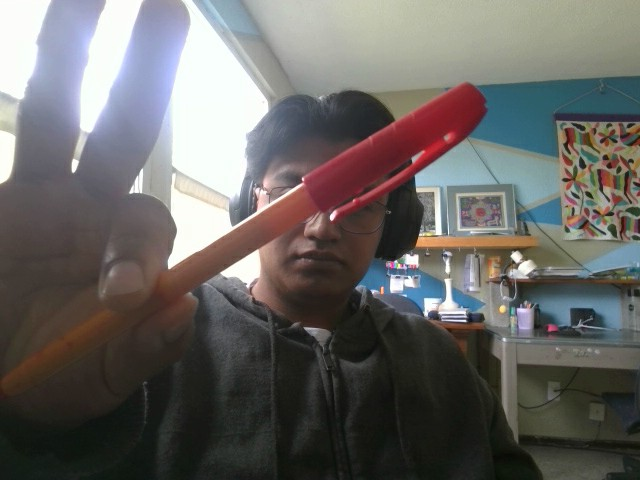
#> input picture application/Resources/images/07102026103002.jpg, 640 x 480 px
$ python negativa.py ../application/Resources/images/07102026103002.jpg
#> lines starting #> are read from the running program, lines starting #| are printed output that depends on the picture
import cv2
import sys
import os
import numpy as np

if len(sys.argv) < 2:
    print("Error: No se proporcionó la ruta de la imagen.")
    sys.exit(1)

img_path = sys.argv[1]

if not os.path.exists(img_path):
    print(f"Error: El archivo no existe en la ruta:\n{img_path}")
    sys.exit(1)

img = cv2.imread(img_path)
#> img is the input picture: shape (480, 640, 3); mean B, G, R 100.5, 102.9, 105.1

if img is None:
    print(f"Error: OpenCV no pudo leer la imagen en:\n{img_path}")
    sys.exit(1)


#extraer lo canales
cRojo = img[:, :, 0]
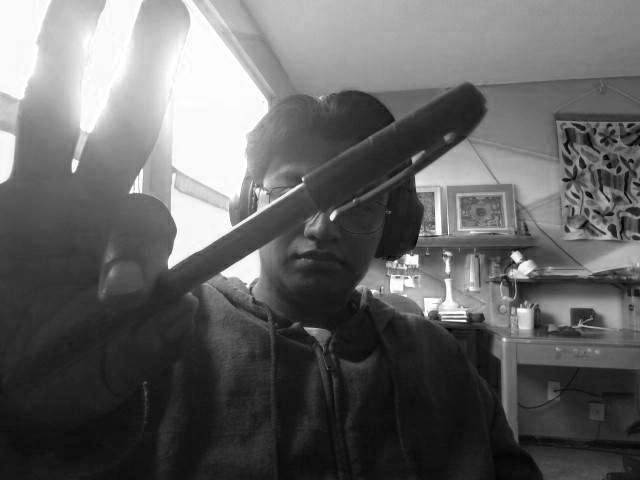
#> cRojo: shape (480, 640); min 0, max 255, mean 100.5
cVerde = img[:, :, 1]
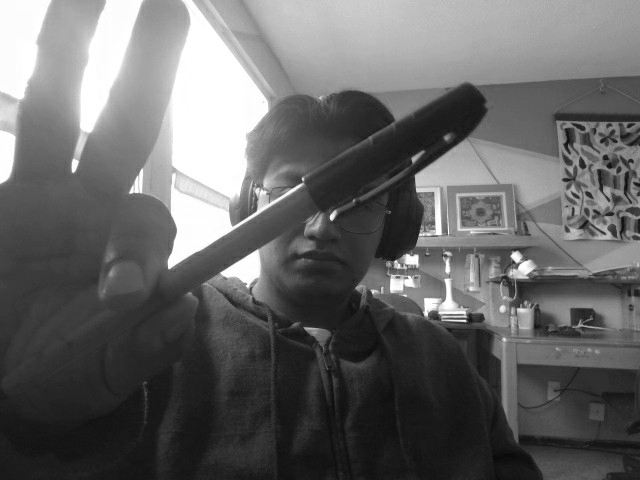
#> cVerde: shape (480, 640); min 7, max 255, mean 102.9
cAzul = img[:, :, 2]
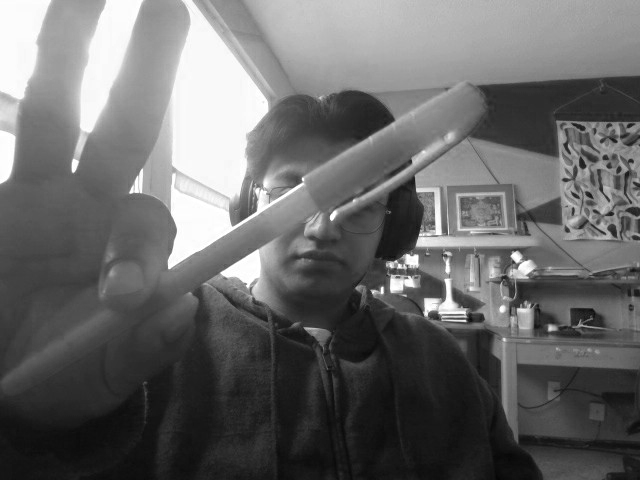
#> cAzul: shape (480, 640); min 5, max 255, mean 105.1

#convertir a grises
grayImage= 0.2989 * cRojo + 0.5870 * cVerde + 0.1140 * cAzul
grayImage = grayImage.astype(np.uint8)

negativeImage = 255 - grayImage
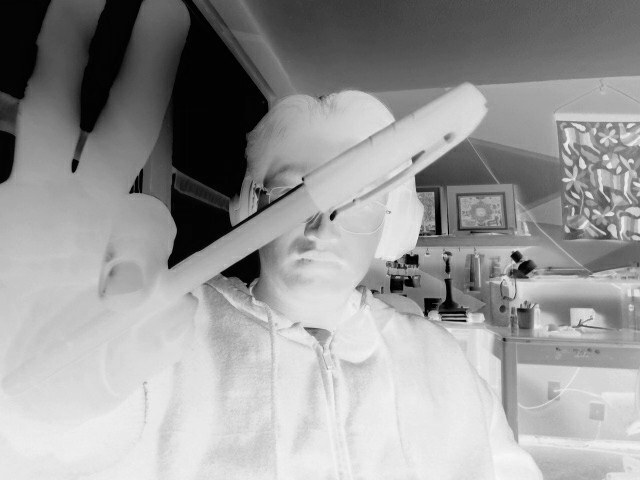
#> negativeImage: shape (480, 640); min 1, max 250, mean 153.1

base, ext = os.path.splitext(img_path)

if os.path.exists(base + "_negativa" + ext):
    print("Imagen Procesada Correctamente")
else:
    cv2.imwrite(base + "_negativa" + ext, negativeImage)
    print("Imagen Procesada Correctamente")

$ run again, on application/Resources/images/07102026104616.jpg
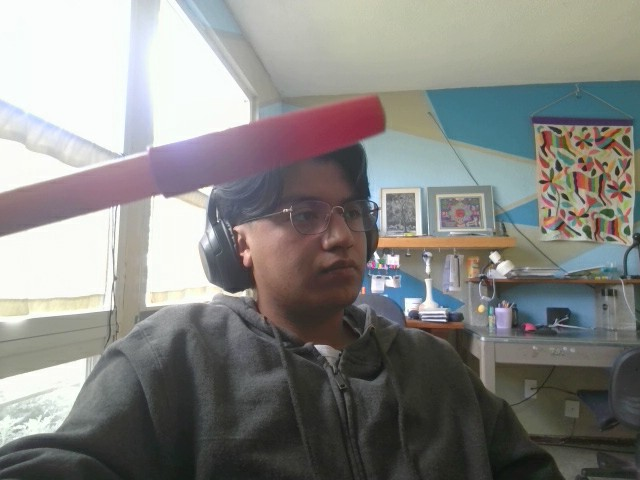
#> input picture application/Resources/images/07102026104616.jpg, 640 x 480 px
#> img is the input picture: shape (480, 640, 3); mean B, G, R 131.5, 134.5, 134.7
#> `cAzul = img[:, :, 2]`:
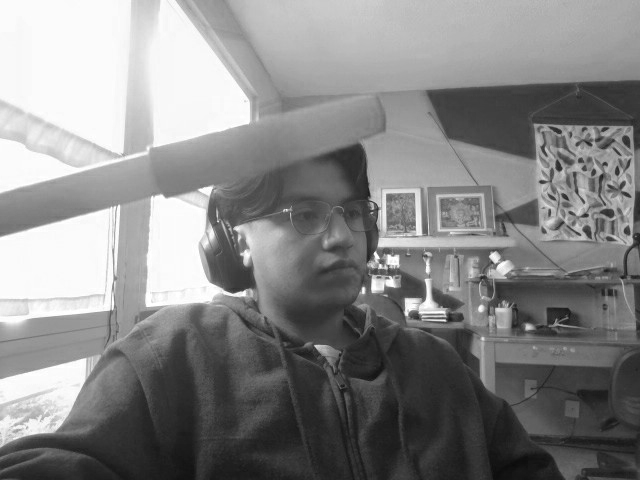
#> cAzul: shape (480, 640); min 10, max 255, mean 134.7
#> `negativeImage = 255 - grayImage`:
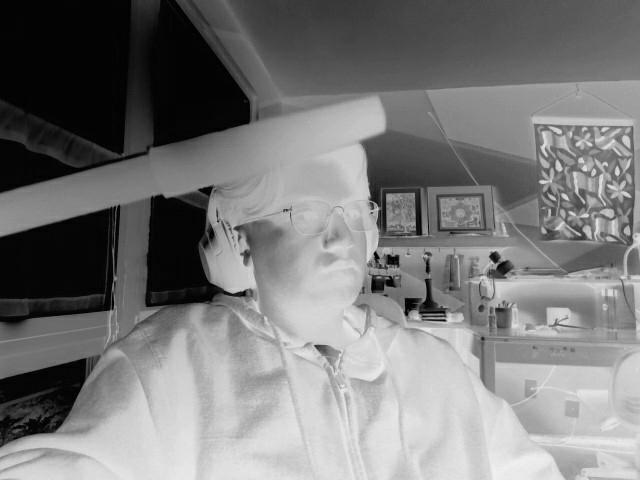
#> negativeImage: shape (480, 640); min 1, max 242, mean 121.8

$ run again, on application/Resources/images/07102026115507.jpg
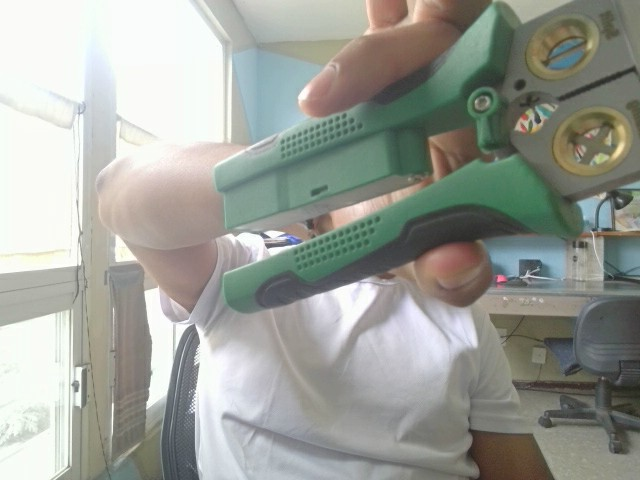
#> input picture application/Resources/images/07102026115507.jpg, 640 x 480 px
#> img is the input picture: shape (480, 640, 3); mean B, G, R 152.2, 159.3, 156.1
#> `cAzul = img[:, :, 2]`:
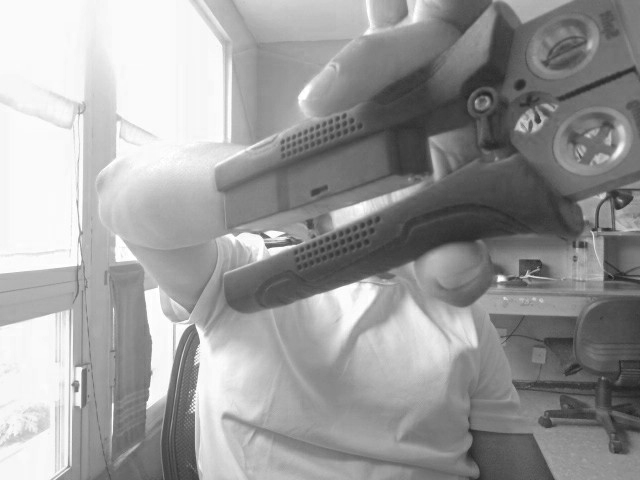
#> cAzul: shape (480, 640); min 31, max 255, mean 156.1
#> `negativeImage = 255 - grayImage`:
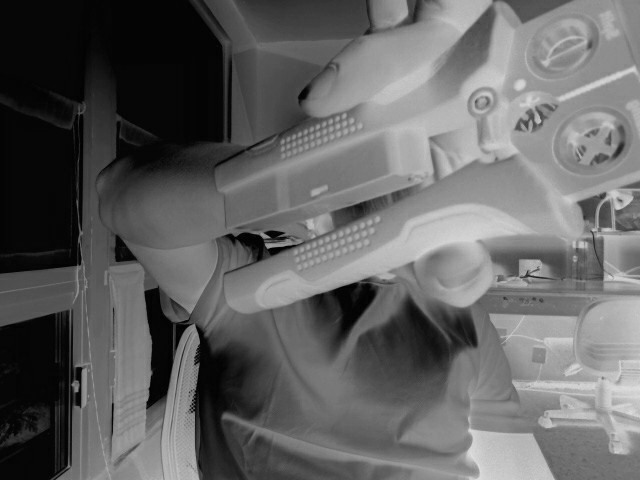
#> negativeImage: shape (480, 640); min 1, max 224, mean 98.7

$ run again, on application/Resources/images/07102026140609.jpg
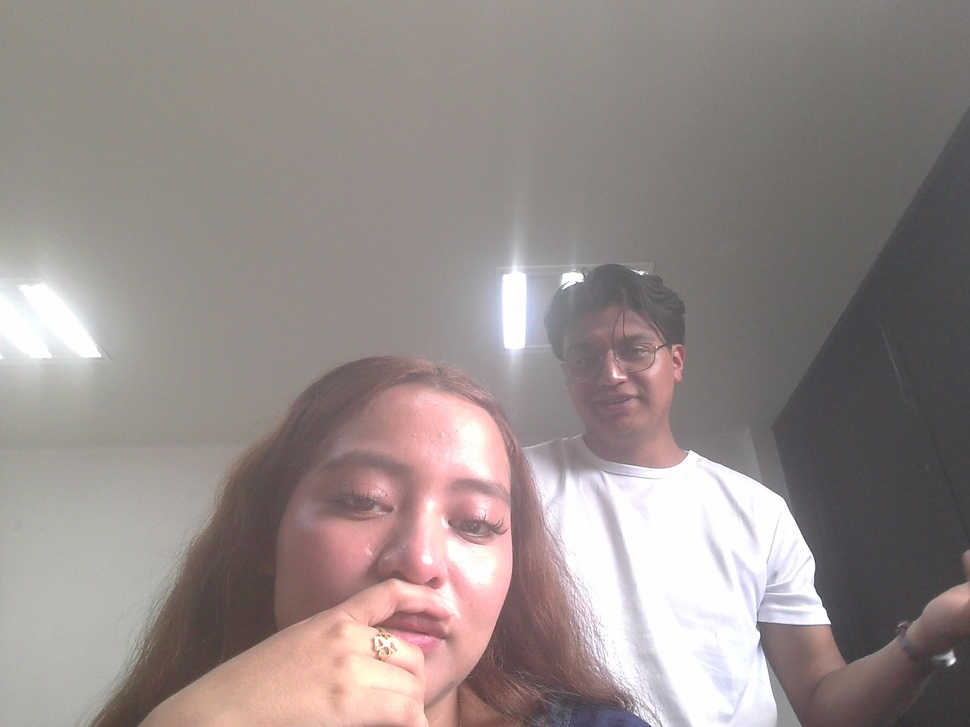
#> input picture application/Resources/images/07102026140609.jpg, 970 x 727 px, shrunk from 2592 x 1944 before the run
#> img is the input picture: shape (727, 970, 3); mean B, G, R 138, 140, 149.9
#> `cAzul = img[:, :, 2]`:
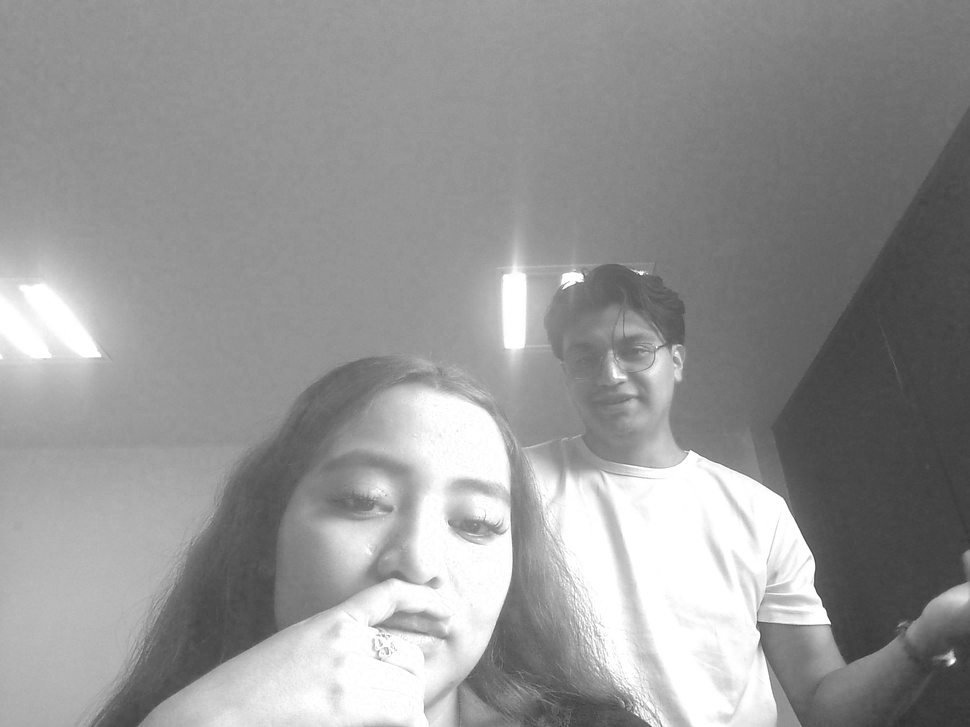
#> cAzul: shape (727, 970); min 49, max 255, mean 149.9
#> `negativeImage = 255 - grayImage`:
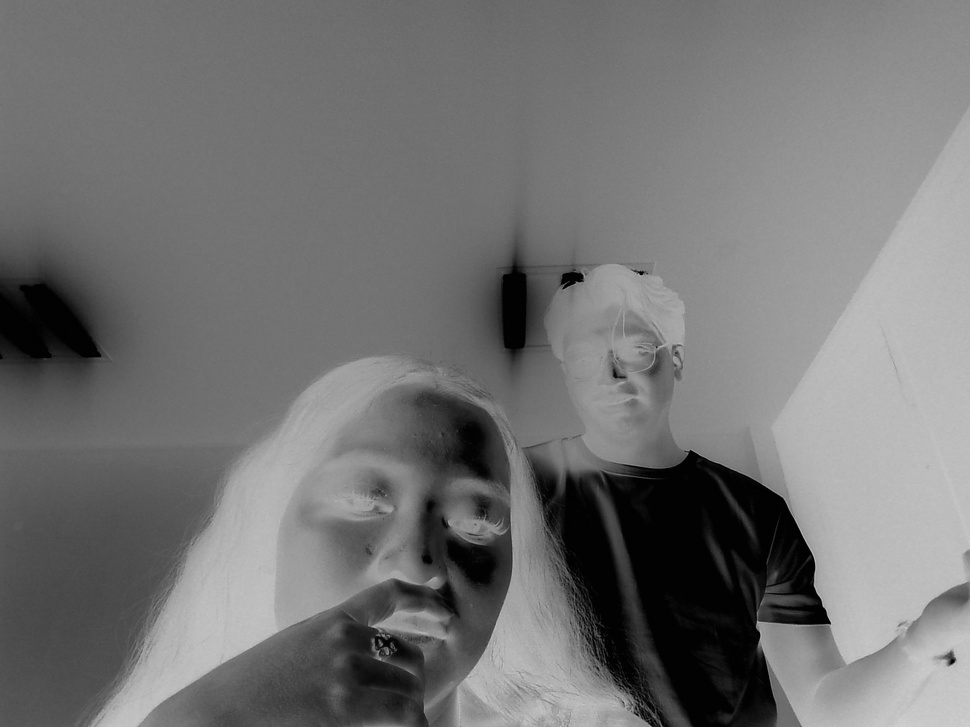
#> negativeImage: shape (727, 970); min 1, max 208, mean 115
